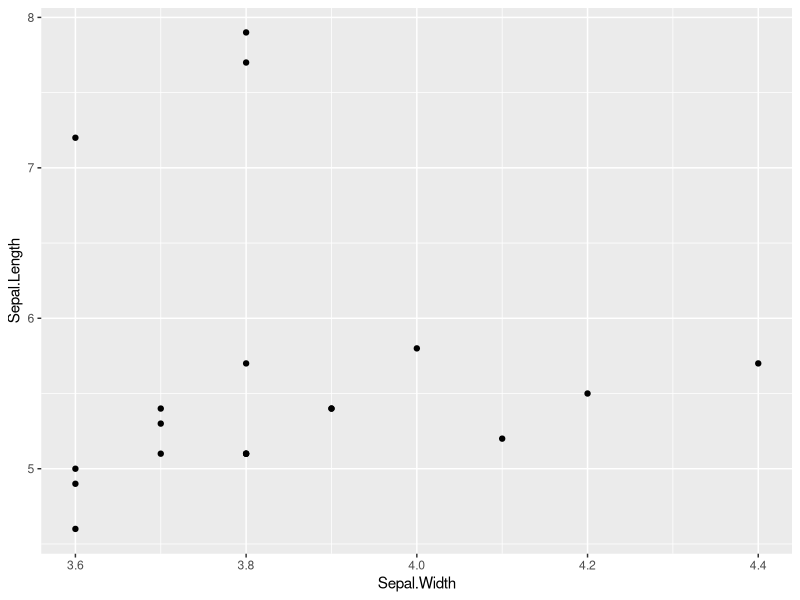
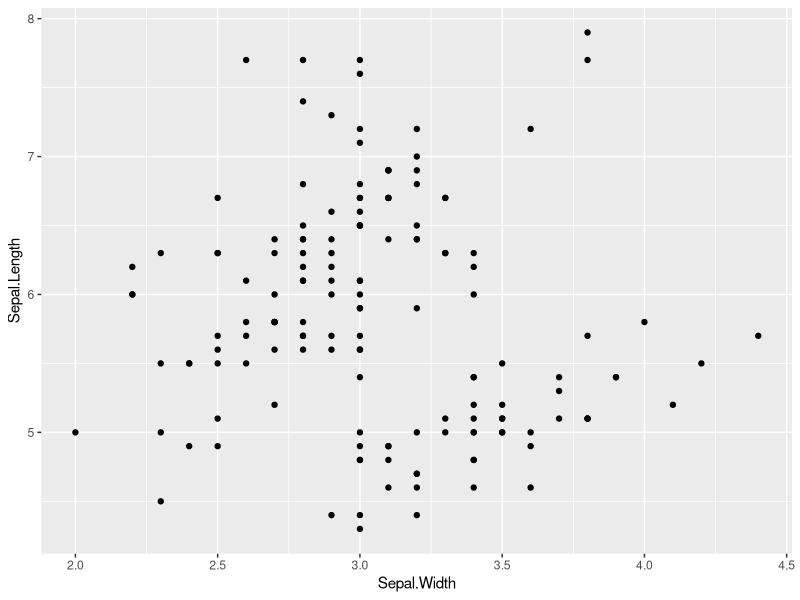
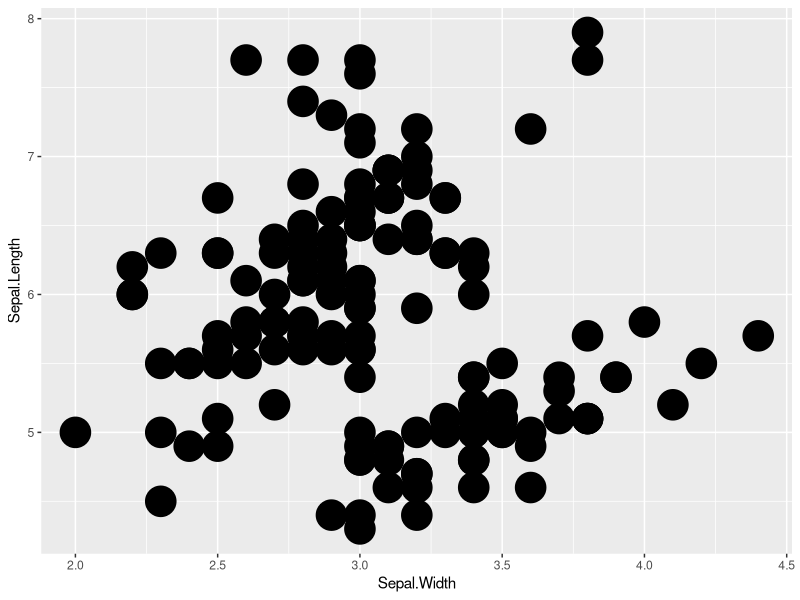
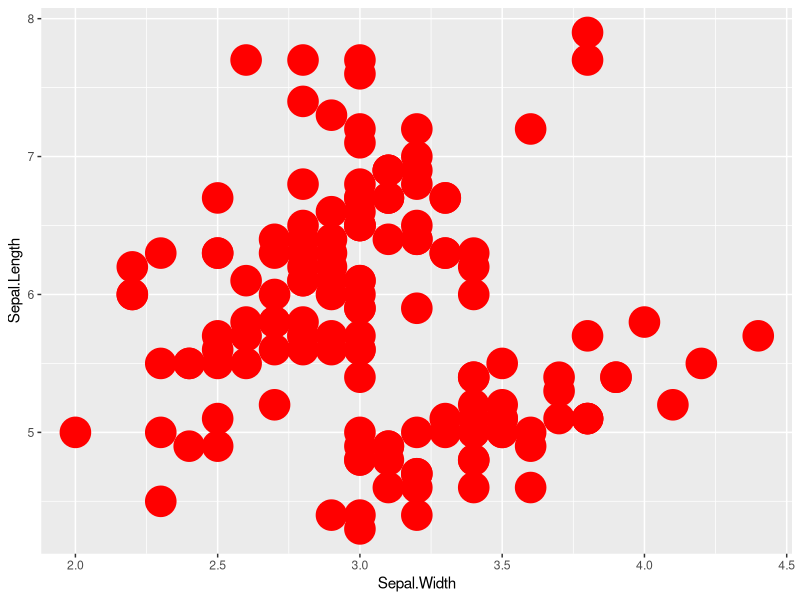
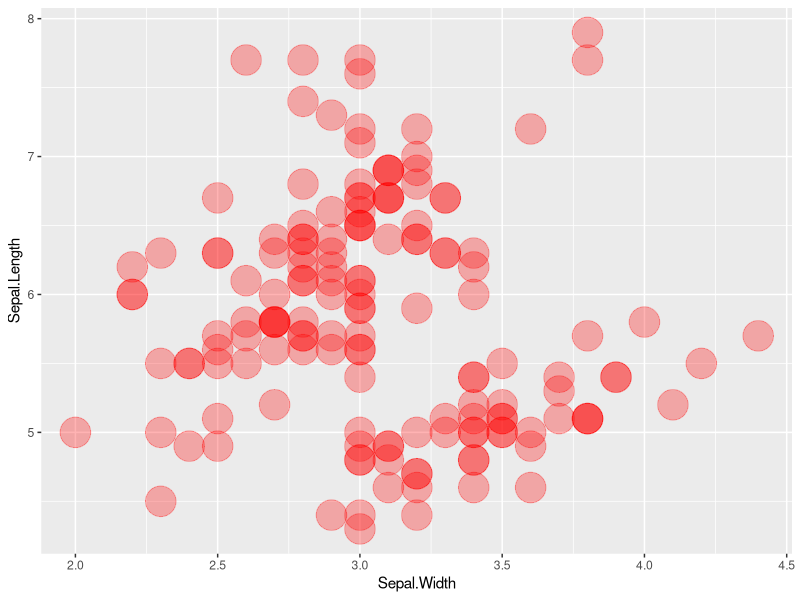
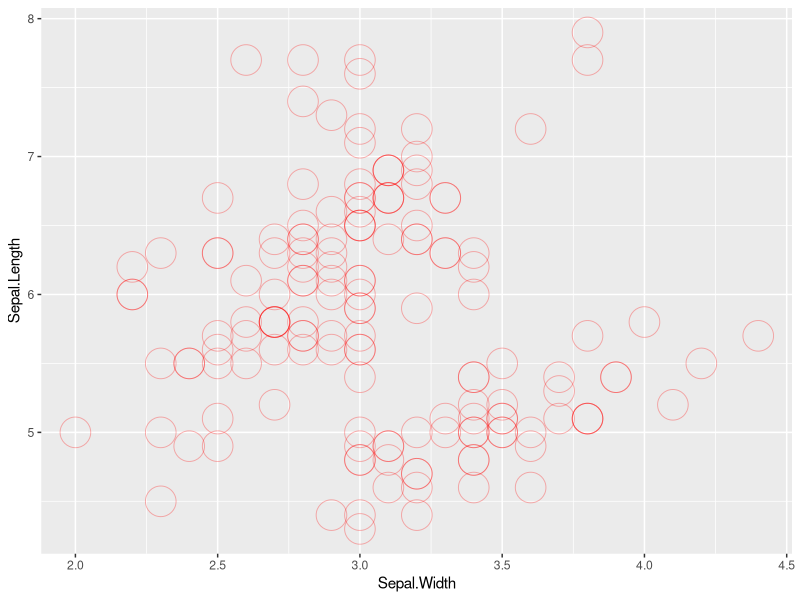
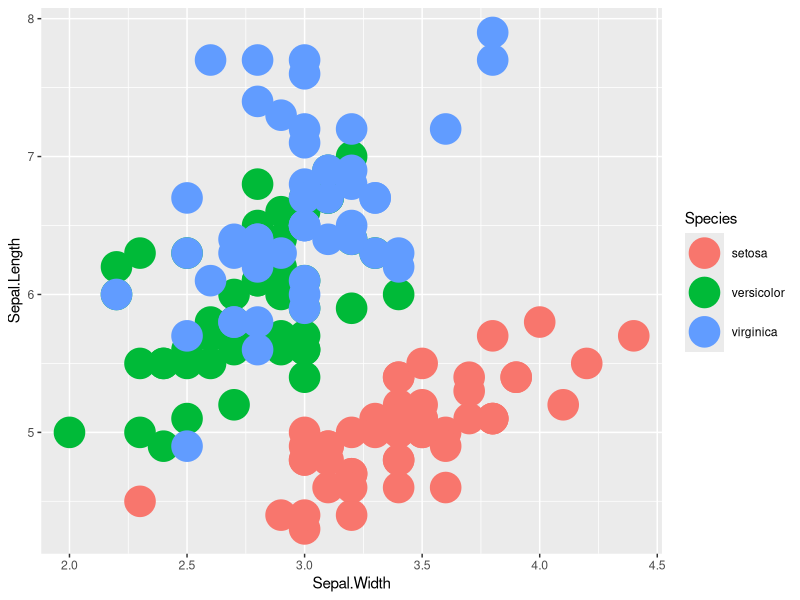

Generate these figures, in order, with R:
# Get working directory
getwd()
# Load tidyverse library
library(tidyverse)

data_frame(col1 = c("A","B"),
           col2= c(1,2))

#Built in data set
iris

# Create a data set
# Using coloumn wise
data_frame(col1 = c("A","B"),
           col2 = c("1","2"),
           col3 = c("x","y")
           ) %>% View()

iris %>% View()

# Select only 1,2 coloumns from the data set
iris %>% 
  select(c(1,2)) %>%
  View()


iris %>%
  select(c(1,2,3)) %>%
  View()

iris %>%
  select(c(1,2)) %>%
  filter(Sepal.Width >3.5) %>%
  View()

# filter coloumns and rows
# gg - Grammer of graphics, aes- Aesthetic requirements 
iris %>%
  select(c(1,2)) %>% # Subset coloumns
  filter(Sepal.Width >3.5) %>% # Subset rows
  ggplot(aes(x=Sepal.Width,
             y= Sepal.Length)) +
           geom_point()


iris %>%
  select(c(1,2)) %>%
  ggplot(aes(x=Sepal.Width,y=Sepal.Length))+
  geom_point() # Geometric Object

iris %>%
  select(c(1,2)) %>%
  ggplot(aes(x=Sepal.Width,y=Sepal.Length))+
  geom_point(size = 10) # Geometric Object


iris %>%
  select(c(1,2)) %>%
  ggplot(aes(x=Sepal.Width,y=Sepal.Length))+
  geom_point(size = 10, colour = "red") # colour

iris %>%
  select(c(1,2)) %>%
  ggplot(aes(x=Sepal.Width,y=Sepal.Length))+
  geom_point(size = 10, colour = "red",alpha=0.3) # Transparency

iris %>%
  select(c(1,2)) %>%
  ggplot(aes(x=Sepal.Width,y=Sepal.Length))+
  geom_point(size = 10, colour = "red",alpha=0.3, shape=1) # Hallow circles

# Plot specifies based on color
iris %>% 
  ggplot(aes(x=Sepal.Width,y=Sepal.Length,color= Species)) +
  geom_point(size = 10)
  

